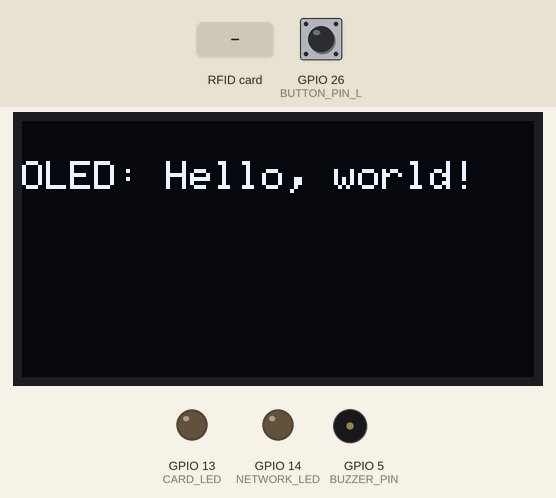
A program run on a simulated ESP32. On the bench: 128×64 one-colour display, output pins drawn as LEDs (lit = HIGH), buzzer (waves = sounding). Dashed ring = blinking. Inputs (shaded band) come from the test bench; at power-on: GPIO 26 (BUTTON_PIN_L) LOW. WiFi joins after 1.5 s; servers stay silent unless stated; uploads are accepted with an empty reply; what the program prints to the serial monitor is not drawn.

Above: at 4.2 s.
4.3 s: RFID card 5E 7A 19 C4 held to the reader
At 4.85 s:
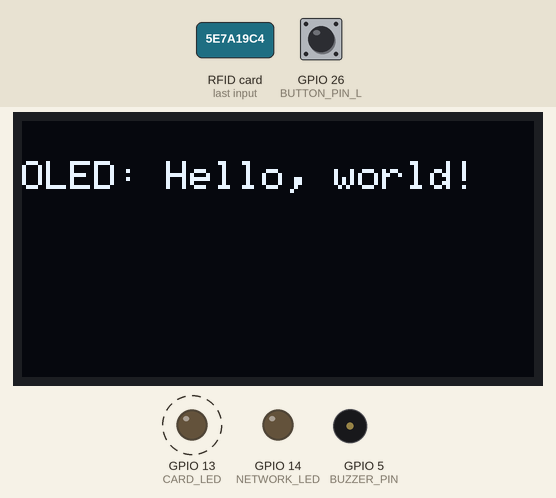
At 7.1 s:
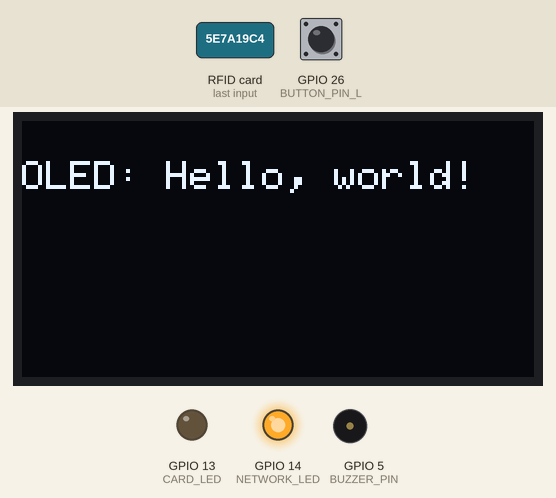
7.3 s: RFID card 5E 7A 19 C4 held to the reader
At 10.8 s:
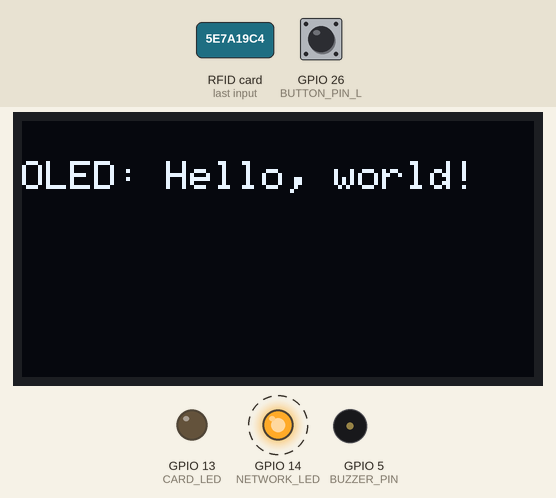
Timing chart, 0 to 17.9 s (numbered marks = the images above; inputs shaded):
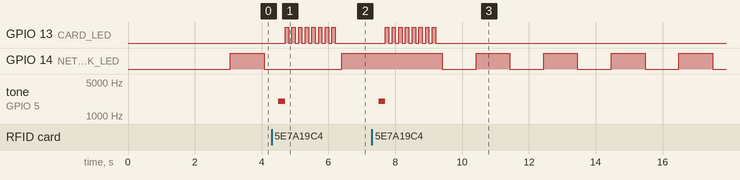

The program:

main.cpp
```cpp
#include "main.hpp"

int freq = 2000;//设置频率
int channel = 0;//通道号，取值0 ~ 15
int resolution = 8;//计数位数，2的8次幂=256

int ledState = LOW;               // ledState used to set the LED
int previousButtonLState = LOW;    // will store last time button was updated
int previousButtonRState = LOW;    // will store last time button was updated
unsigned long previousMillis = 0; // will store last time LED was updated

int signUpMode = 0;

Adafruit_PN532 nfc(PN532_IRQ, PN532_RESET);

void setup(void)
{
  // set the digital pin as output:
  pinMode(NETWORK_LED, OUTPUT);
  pinMode(CARD_LED, OUTPUT);

  // set the digital pin as an input:
  pinMode(BUTTON_PIN_L, INPUT);
  pinMode(BUTTON_PIN_R, INPUT);

  // Set up buzzer
  ledcSetup(channel, freq, resolution);
  ledcAttachPin(BUZZER_PIN, channel);

  Serial.begin(115200);
  while (!Serial)
    delay(10); // for Leonardo/Micro/Zero
  Serial.println("Hello!\n");

  // I2C_0.begin(SDA_0 , SCL_0 , I2C_Freq);
  oledInit();

  pn532Init();
  initWiFi();
  getRRSI();
}

void loop()
{
  // check to see if it's time to blink the LED; that is, if the difference
  // between the current time and last time you blinked the LED is bigger than
  // the interval at which you want to blink the LED.
  unsigned long currentMillis = millis();
  if (currentMillis - previousMillis >= BLINK_INTERVAL)
  {
    if (WiFi.status() == WL_CONNECTED)
    {
      // if the LED is off turn it on and vice-versa:
      ledState = (ledState == LOW) ? HIGH : LOW;
      // set the LED with the ledState of the variable:
      digitalWrite(NETWORK_LED, ledState);
      // save the last time you blinked the LED
      previousMillis = currentMillis;
    }
    else
    {
      ledState = LOW;
      digitalWrite(NETWORK_LED, ledState);
      previousMillis = currentMillis;
    }
  }
  // check button L state's change
  int currentButtonLState = digitalRead(BUTTON_PIN_L);
  if (currentButtonLState != previousButtonLState)
  {
    // print out the state of the button:
    Serial.println("Button L = " + currentButtonLState);
    // save the last state of button
    signUpMode = (ledState == 0) ? 1 : 0;
    previousButtonLState = currentButtonLState;
  }
  // check button R state's change
  int currentButtonRState = digitalRead(BUTTON_PIN_L);
  if (currentButtonRState != previousButtonRState)
  {
    // print out the state of the button:
    Serial.println("Button R = " + currentButtonRState);
    // save the last state of button
    previousButtonRState = currentButtonRState;
  }
  // DO OTHER WORKS HERE
  if (pn532Scan())
  {

    vTaskDelay(100);

  }
}
```

main.hpp
```cpp
#ifndef MAIN_HPP_
#define MAIN_HPP_

#include <Arduino.h>
#include <Wire.h>
#include <SPI.h>
#include <Adafruit_PN532.h>
#include "pn532.hpp"
#include "netcom.hpp"
#include "oled.hpp"

// #define I2C_Freq 100000

// #define SDA_0 18
// #define SCL_0 19

// TwoWire I2C_0 = TwoWire(0); // change iic pins

#define BUZZER_PIN 5

#define NETWORK_LED 14
#define CARD_LED 13
#define BUTTON_PIN_L 26     // ESP32 pin GIOP16 connected to button Left
#define BUTTON_PIN_R 27     // ESP32 pin GIOP16 connected to button Right
#define BLINK_INTERVAL 1000 // interval at which to blink LED (milliseconds)

#endif
```

netcom.cpp
```cpp
#include "netcom.hpp"
#include "HTTPClient.h"
#include "NetConfig.hpp"

void initWiFi()
{
    // delete old config
    WiFi.disconnect(true);

    delay(1000);

    WiFi.onEvent(WiFiStationConnected, WiFiEvent_t::ARDUINO_EVENT_WIFI_STA_CONNECTED);
    WiFi.onEvent(WiFiGotIP, WiFiEvent_t::ARDUINO_EVENT_WIFI_STA_GOT_IP);
    WiFi.onEvent(WiFiStationDisconnected, WiFiEvent_t::ARDUINO_EVENT_WIFI_STA_DISCONNECTED);

    #if USE_STATIC_IP
    // Configures static IP address
    if (!WiFi.config(local_IP, gateway, subnet, primaryDNS, secondaryDNS))
    {
        Serial.println("STA Failed to configure");
    }
    #endif

    WiFi.mode(WIFI_STA);
    WiFi.begin(ssid, password);
    Serial.print("Connecting to WiFi ..");
    while (WiFi.status() != WL_CONNECTED)
    {
        Serial.print('.');
        delay(1000);
    }
    Serial.println(WiFi.localIP());
}

int8_t getRRSI()
{
    Serial.print("RRSI: ");
    Serial.println(WiFi.RSSI());
    return WiFi.RSSI();
}

void WiFiStationConnected(WiFiEvent_t event, WiFiEventInfo_t info)
{
    Serial.println("Connected to AP successfully!");
}

void WiFiGotIP(WiFiEvent_t event, WiFiEventInfo_t info)
{
    Serial.println("WiFi connected");
    Serial.println("IP address: ");
    Serial.println(WiFi.localIP());
}

void WiFiStationDisconnected(WiFiEvent_t event, WiFiEventInfo_t info)
{
    Serial.println("Disconnected from WiFi access point");
    Serial.print("WiFi lost connection. Reason: ");
    Serial.println(info.wifi_sta_disconnected.reason);
    Serial.println("Trying to Reconnect");
    WiFi.begin(ssid, password);
}

void sendID(uint8_t *uid, uint8_t uidlength)
{
    if (WiFi.status() == WL_CONNECTED)
    {
        HTTPClient http;
        String serverPath = serverName + "?id=";
        for (int i = 0; i < uidlength; i++)
        {
            serverPath += String(uid[i], HEX);
        }

        // Your Domain name with URL path or IP address with path
        http.begin(serverPath.c_str());

        // If your need Node-RED/server authentication, insert user and password below
        // http.setAuthorization("REPLACE_WITH_SERVER_USERNAME", "REPLACE_WITH_SERVER_PASSWORD");

        // Send HTTP GET request
        int httpResponseCode = http.GET();

        if (httpResponseCode > 0)
        {
            Serial.print("HTTP Response code: ");
            Serial.println(httpResponseCode);
            String payload = http.getString();
            Serial.println(payload);
        }
        else
        {
            Serial.print("Error code: ");
            Serial.println(httpResponseCode);
        }
        // Free resources
        http.end();
    }
}
```

netcom.hpp
```cpp
#ifndef NETCOM_HPP_
#define NETCOM_HPP_

#include <WiFi.h>
#include <HTTPClient.h>

void initWiFi();

int8_t getRRSI();

void WiFiStationConnected(WiFiEvent_t event, WiFiEventInfo_t info);

void WiFiGotIP(WiFiEvent_t event, WiFiEventInfo_t info);

void WiFiStationDisconnected(WiFiEvent_t event, WiFiEventInfo_t info);

void sendID(uint8_t * uid, uint8_t uidlength);

#endif
```

oled.cpp
```cpp
#include "oled.hpp"

// Declaration for an SSD1306 display connected to I2C (SDA, SCL pins)
Adafruit_SSD1306 display(SCREEN_WIDTH, SCREEN_HEIGHT, &Wire, -1);

void oledInit() {

  if(!display.begin(SSD1306_SWITCHCAPVCC, 0x3C)) { // Address 0x3D for 128x64
    Serial.println(F("SSD1306 allocation failed"));
    for(;;);
  }
//   delay(2000);
  display.clearDisplay();

  display.setTextSize(1);
  display.setTextColor(WHITE);
  display.setCursor(0, 10);
  // Display static text
  display.println("OLED: Hello, world!");
  display.display();
}
```

oled.hpp
```cpp
#ifndef OLED_HPP_
#define OLED_HPP_

#include <Wire.h>
#include <Adafruit_GFX.h>
#include <Adafruit_SSD1306.h>

#define SCREEN_WIDTH 128 // OLED display width, in pixels
#define SCREEN_HEIGHT 64 // OLED display height, in pixels

void oledInit();

#endif
```

pn532.cpp
```cpp
#include "pn532.hpp"
#include "netcom.hpp"

// Uncomment just _one_ line below depending on how your breakout or shield
// is connected to the Arduino:

// Use this line for a breakout with a SPI connection:
// Adafruit_PN532 nfc(PN532_SCK, PN532_MISO, PN532_MOSI, PN532_SS);

// Use this line for a breakout with a hardware SPI connection.  Note that
// the PN532 SCK, MOSI, and MISO pins need to be connected to the Arduino's
// hardware SPI SCK, MOSI, and MISO pins.  On an Arduino Uno these are
// SCK = 13, MOSI = 11, MISO = 12.  The SS line can be any digital IO pin.
// Adafruit_PN532 nfc(PN532_SS);

// Or use this line for a breakout or shield with an I2C connection:
extern Adafruit_PN532 nfc;

void pn532Init(void) {

  nfc.begin();

  uint32_t versiondata = nfc.getFirmwareVersion();
  if (! versiondata) {
    Serial.print("Didn't find PN53x board");
    while (1); // halt
  }

  // Got ok data, print it out!
  Serial.print("Found chip PN5"); Serial.println((versiondata>>24) & 0xFF, HEX);
  Serial.print("Firmware ver. "); Serial.print((versiondata>>16) & 0xFF, DEC);
  Serial.print('.'); Serial.println((versiondata>>8) & 0xFF, DEC);

  // Set the max number of retry attempts to read from a card
  // This prevents us from waiting forever for a card, which is
  // the default behaviour of the PN532.
  nfc.setPassiveActivationRetries(0xFF);

  // configure board to read RFID tags
  nfc.SAMConfig();

  Serial.println("Waiting for an ISO14443A card");
}

boolean pn532Scan(void) {
  boolean success;
  uint8_t uid[] = { 0, 0, 0, 0, 0, 0, 0 };	// Buffer to store the returned UID
  uint8_t uidLength;				// Length of the UID (4 or 7 bytes depending on ISO14443A card type)

  // Wait for an ISO14443A type cards (Mifare, etc.).  When one is found
  // 'uid' will be populated with the UID, and uidLength will indicate
  // if the uid is 4 bytes (Mifare Classic) or 7 bytes (Mifare Ultralight)
  success = nfc.readPassiveTargetID(PN532_MIFARE_ISO14443A, &uid[0], &uidLength, 100);

  if (success) {
    Serial.println("Found a card!");
    Serial.print("UID Length: ");Serial.print(uidLength, DEC);Serial.println(" bytes");
    Serial.print("UID Value: ");
    for (uint8_t i=0; i < uidLength; i++)
    {
      Serial.print(" 0x");Serial.print(uid[i], HEX);
    }
    Serial.println("");
    sendID(uid, uidLength);
	  // Wait 1 second before continuing
	  // delay(1000);
    ledcWriteTone(channel, 2000);
    ledcWrite(channel, 128);
    vTaskDelay(200);
    ledcWrite(channel, 0);
    for (int i=0;i<8;i++)
    {
      digitalWrite(CARD_LED, HIGH);
      vTaskDelay(100);
      digitalWrite(CARD_LED, LOW);
      vTaskDelay(100);
    }
    return true;
  }
  else
  {
    // PN532 probably timed out waiting for a card
    // Serial.println("Timed out waiting for a card");
    return false;
  }
}
```

pn532.hpp
```cpp
#ifndef PN532_HPP_
#define PN532_HPP_

// #include <Wire.h>
#include <SPI.h>
#include <Adafruit_PN532.h>
#include "main.hpp"

#define PN532_IRQ   (2)
#define PN532_RESET (4)  // Not connected by default on the NFC Shield

void pn532Init(void);

boolean pn532Scan(void);

extern int freq;
extern int channel;//通道号，取值0 ~ 15
extern int resolution;//计数位数，2的8次幂=256

extern int ledState;               // ledState used to set the LED
extern int previousButtonLState;    // will store last time button was updated
extern int previousButtonRState;    // will store last time button was updated
extern unsigned long previousMillis; // will store last time LED was updated

extern int signUpMode;

#endif
```

NetConfig.hpp
```cpp
#ifndef NETCONFIG_HPP_
#define NETCONFIG_HPP_

#include "HTTPClient.h"

// Set your Wi-Fi SSID and Password
const char *ssid = "YOUR_WIFI_SSID";
const char *password = "YOUR_WIFI_PASSWORD";

// Your Domain name with URL path or IP address with path
String serverName = "http://192.168.10.106:8001/test";


// Set true/false to enable/disable static IP settings
#define USE_STATIC_IP true

#if USE_STATIC_IP
// Set your Static IP address
IPAddress local_IP(192, 168, 10, 100);
// Set your Gateway IP address
IPAddress gateway(192, 168, 10, 1);

IPAddress subnet(255, 255, 255, 0);
IPAddress primaryDNS(8, 8, 8, 8);   // optional
IPAddress secondaryDNS(8, 8, 4, 4); // optional
#endif

#endif
```

Measured:
- after the input at 4.3 s, GPIO 13 (CARD_LED): alternates HIGH for 0.10 s and LOW for 0.10 s, 16 changes in all, then stays LOW, starting after 0.40 s; tone on GPIO 5 (BUZZER_PIN): silent → 2000 Hz after 0.20 s, → silent 0.20 s later
- after the input at 7.3 s, GPIO 13 (CARD_LED): alternates HIGH for 0.10 s and LOW for 0.10 s, 16 changes in all, then stays LOW, starting after 0.41 s; tone on GPIO 5 (BUZZER_PIN): silent → 2000 Hz after 0.21 s, → silent 0.20 s later
- by itself, GPIO 14 (NETWORK_LED): alternates HIGH for 1.0 s and LOW for 1.0 s
